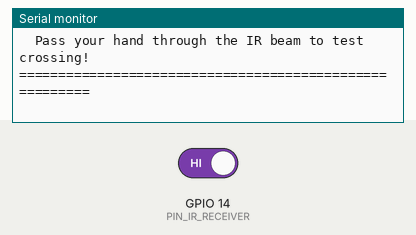
Recording of a sketch running on a simulated ESP32. On the bench: the last lines printed to the serial monitor. Inputs (shaded band) come from the test bench; at power-on: GPIO 14 (PIN_IR_RECEIVER) HIGH.

Above: at 1.7 s.
1.8 s: GPIO 14 (PIN_IR_RECEIVER) driven LOW
At 3.6 s:
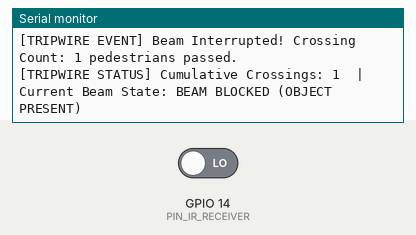
5.4 s: GPIO 14 (PIN_IR_RECEIVER) driven HIGH
At 8.6 s:
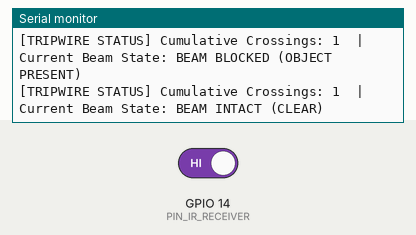

The sketch:

07_test_ir_beam_tripwire.ino
```cpp
/*
 * =============================================================================
 * CPR (Crowd Pressure Radar) — Hardware Test 07: Infrared Beam Break Tripwire
 * Board: ESP32 Dev Module
 * =============================================================================
 *
 * PIN CONNECTIONS:
 * - IR Transmitter (+): 5V or 3.3V
 * - IR Transmitter (-): GND
 * - IR Receiver (+):    3.3V
 * - IR Receiver (-):    GND
 * - IR Signal Out:      GPIO 14 (Configured with INPUT_PULLUP)
 *
 * HOW IT WORKS:
 * - When beam is unbroken: Receiver output is HIGH (or LOW depending on active-low/high sensor).
 * - When person breaks beam: Triggers a hardware interrupt on GPIO 14.
 * - Counts cumulative passage events with 200ms debounce protection.
 * =============================================================================
 */

#define PIN_IR_RECEIVER 14

volatile unsigned long totalCrossings = 0;
volatile unsigned long lastTriggerTime = 0;
volatile bool beamBroken = false;

// Hardware Interrupt Service Routine (ISR)
void IRAM_ATTR onBeamBreak() {
  unsigned long now = millis();
  if (now - lastTriggerTime > 250) { // 250ms debounce
    totalCrossings++;
    beamBroken = true;
    lastTriggerTime = now;
  }
}

void setup() {
  Serial.begin(115200);
  delay(500);

  Serial.println("\n========================================================");
  Serial.println("  CPR ESP32 Test 07: IR Beam Break Tripwire");
  Serial.println("  Pin: GPIO 14 (Interrupt with Internal Pull-Up)");
  Serial.println("  Pass your hand through the IR beam to test crossing!");
  Serial.println("========================================================\n");

  pinMode(PIN_IR_RECEIVER, INPUT_PULLUP);
  attachInterrupt(digitalPinToInterrupt(PIN_IR_RECEIVER), onBeamBreak, FALLING);
}

void loop() {
  if (beamBroken) {
    beamBroken = false;
    Serial.print("[TRIPWIRE EVENT] Beam Interrupted! Crossing Count: ");
    Serial.print(totalCrossings);
    Serial.println(" pedestrians passed.");
  }

  // Periodic status
  static unsigned long lastPrint = 0;
  if (millis() - lastPrint > 2500) {
    lastPrint = millis();
    int rawState = digitalRead(PIN_IR_RECEIVER);
    Serial.print("[TRIPWIRE STATUS] Cumulative Crossings: ");
    Serial.print(totalCrossings);
    Serial.print("  |  Current Beam State: ");
    Serial.println(rawState == HIGH ? "BEAM INTACT (CLEAR)" : "BEAM BLOCKED (OBJECT PRESENT)");
  }
}
```

Measured:
- after the input at 1.8 s, the serial monitor: prints a new line at once (image 1)
- after the input at 5.4 s, the serial monitor: prints a new line after 2.1 s (image 2)
